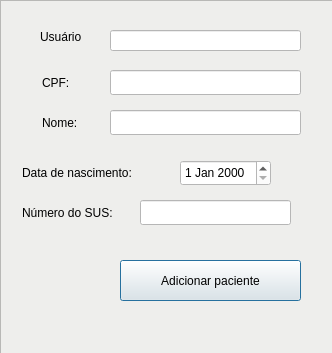
<?xml version="1.0" encoding="UTF-8"?>
<ui version="4.0">
 <class>CreatePatientWindow</class>
 <widget class="QMainWindow" name="CreatePatientWindow">
  <property name="geometry">
   <rect>
    <x>0</x>
    <y>0</y>
    <width>332</width>
    <height>353</height>
   </rect>
  </property>
  <property name="windowTitle">
   <string>Criar paciente</string>
  </property>
  <widget class="QWidget" name="centralwidget">
   <widget class="QFrame" name="frame">
    <property name="geometry">
     <rect>
      <x>0</x>
      <y>0</y>
      <width>341</width>
      <height>371</height>
     </rect>
    </property>
    <property name="styleSheet">
     <string notr="true">background-color: rgb(238, 238, 236);</string>
    </property>
    <property name="frameShape">
     <enum>QFrame::StyledPanel</enum>
    </property>
    <property name="frameShadow">
     <enum>QFrame::Raised</enum>
    </property>
    <widget class="QLineEdit" name="cpfTag">
     <property name="geometry">
      <rect>
       <x>40</x>
       <y>70</y>
       <width>41</width>
       <height>25</height>
      </rect>
     </property>
     <property name="text">
      <string>CPF:</string>
     </property>
     <property name="frame">
      <bool>false</bool>
     </property>
     <property name="readOnly">
      <bool>true</bool>
     </property>
    </widget>
    <widget class="QLineEdit" name="nameTag">
     <property name="geometry">
      <rect>
       <x>40</x>
       <y>110</y>
       <width>51</width>
       <height>25</height>
      </rect>
     </property>
     <property name="text">
      <string>Nome:</string>
     </property>
     <property name="frame">
      <bool>false</bool>
     </property>
     <property name="readOnly">
      <bool>true</bool>
     </property>
    </widget>
    <widget class="QLineEdit" name="cpf">
     <property name="geometry">
      <rect>
       <x>110</x>
       <y>70</y>
       <width>191</width>
       <height>25</height>
      </rect>
     </property>
     <property name="styleSheet">
      <string notr="true">background-color: rgb(255, 255, 255);</string>
     </property>
    </widget>
    <widget class="QLineEdit" name="name">
     <property name="geometry">
      <rect>
       <x>110</x>
       <y>110</y>
       <width>191</width>
       <height>25</height>
      </rect>
     </property>
     <property name="styleSheet">
      <string notr="true">background-color: rgb(255, 255, 255);</string>
     </property>
    </widget>
    <widget class="QLineEdit" name="bornTag">
     <property name="geometry">
      <rect>
       <x>20</x>
       <y>160</y>
       <width>141</width>
       <height>25</height>
      </rect>
     </property>
     <property name="text">
      <string>Data de nascimento:</string>
     </property>
     <property name="frame">
      <bool>false</bool>
     </property>
     <property name="readOnly">
      <bool>true</bool>
     </property>
    </widget>
    <widget class="QPushButton" name="addPatientButton">
     <property name="geometry">
      <rect>
       <x>120</x>
       <y>260</y>
       <width>181</width>
       <height>41</height>
      </rect>
     </property>
     <property name="text">
      <string>Adicionar paciente</string>
     </property>
     <property name="default">
      <bool>true</bool>
     </property>
    </widget>
    <widget class="QLineEdit" name="susNumberTag">
     <property name="geometry">
      <rect>
       <x>20</x>
       <y>200</y>
       <width>121</width>
       <height>25</height>
      </rect>
     </property>
     <property name="text">
      <string>Número do SUS:</string>
     </property>
     <property name="frame">
      <bool>false</bool>
     </property>
     <property name="readOnly">
      <bool>true</bool>
     </property>
    </widget>
    <widget class="QLineEdit" name="susNumber">
     <property name="geometry">
      <rect>
       <x>140</x>
       <y>200</y>
       <width>151</width>
       <height>25</height>
      </rect>
     </property>
     <property name="styleSheet">
      <string notr="true">background-color: rgb(255, 255, 255);</string>
     </property>
    </widget>
    <widget class="QDateEdit" name="dateEdit">
     <property name="geometry">
      <rect>
       <x>180</x>
       <y>160</y>
       <width>91</width>
       <height>26</height>
      </rect>
     </property>
     <property name="styleSheet">
      <string notr="true">background-color: rgb(255, 255, 255);</string>
     </property>
    </widget>
    <widget class="QLabel" name="label">
     <property name="geometry">
      <rect>
       <x>40</x>
       <y>30</y>
       <width>47</width>
       <height>13</height>
      </rect>
     </property>
     <property name="text">
      <string>Usuário</string>
     </property>
    </widget>
    <widget class="QLineEdit" name="user">
     <property name="geometry">
      <rect>
       <x>110</x>
       <y>30</y>
       <width>191</width>
       <height>21</height>
      </rect>
     </property>
     <property name="styleSheet">
      <string notr="true">background-color: rgb(255, 255, 255);</string>
     </property>
     <property name="readOnly">
      <bool>true</bool>
     </property>
    </widget>
   </widget>
  </widget>
 </widget>
 <resources/>
 <connections/>
</ui>
